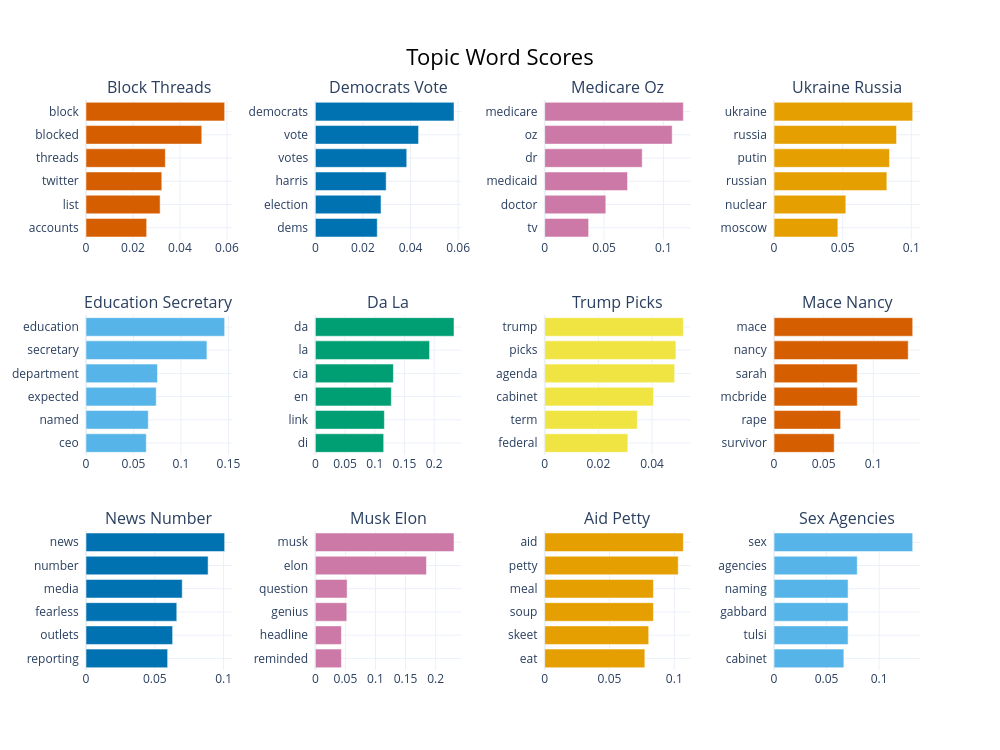

Notebook source saved alongside this figure:
### Markdown cell above
### 8.2 Top keywords per topic

### Code cell
topic_model.visualize_barchart(top_n_topics=12, n_words=6, custom_labels=True)

### Figure 1 — Plotly figure (JSON) as saved in the notebook; plotly's stock layout.template omitted (floating-point values rounded to 4 significant figures)
{"data": [{"marker": {"color": "#D55E00"}, "orientation": "h", "type": "bar", "x": [0.02583, 0.03156, 0.03228, 0.03378, 0.04929, 0.05904], "xaxis": "x", "y": ["accounts  ", "list  ", "twitter  ", "threads  ", "blocked  ", "block  "], "yaxis": "y"}, {"marker": {"color": "#0072B2"}, "orientation": "h", "type": "bar", "x": [0.02601, 0.02759, 0.02975, 0.0384, 0.04336, 0.05826], "xaxis": "x2", "y": ["dems  ", "election  ", "harris  ", "votes  ", "vote  ", "democrats  "], "yaxis": "y2"}, {"marker": {"color": "#CC79A7"}, "orientation": "h", "type": "bar", "x": [0.037, 0.05148, 0.06975, 0.08213, 0.1074, 0.1168], "xaxis": "x3", "y": ["tv  ", "doctor  ", "medicaid  ", "dr  ", "oz  ", "medicare  "], "yaxis": "y3"}, {"marker": {"color": "#E69F00"}, "orientation": "h", "type": "bar", "x": [0.04648, 0.05228, 0.08218, 0.08407, 0.08923, 0.101], "xaxis": "x4", "y": ["moscow  ", "nuclear  ", "russian  ", "putin  ", "russia  ", "ukraine  "], "yaxis": "y4"}, {"marker": {"color": "#56B4E9"}, "orientation": "h", "type": "bar", "x": [0.06346, 0.06557, 0.07394, 0.07526, 0.1273, 0.146], "xaxis": "x5", "y": ["ceo  ", "named  ", "expected  ", "department  ", "secretary  ", "education  "], "yaxis": "y5"}, {"marker": {"color": "#009E73"}, "orientation": "h", "type": "bar", "x": [0.115, 0.1162, 0.1278, 0.1313, 0.1922, 0.2333], "xaxis": "x6", "y": ["di  ", "link  ", "en  ", "cia  ", "la  ", "da  "], "yaxis": "y6"}, {"marker": {"color": "#F0E442"}, "orientation": "h", "type": "bar", "x": [0.03098, 0.03451, 0.04052, 0.04843, 0.04888, 0.05165], "xaxis": "x7", "y": ["federal  ", "term  ", "cabinet  ", "agenda  ", "picks  ", "trump  "], "yaxis": "y7"}, {"marker": {"color": "#D55E00"}, "orientation": "h", "type": "bar", "x": [0.0606, 0.06708, 0.08385, 0.08385, 0.1352, 0.1397], "xaxis": "x8", "y": ["survivor  ", "rape  ", "mcbride  ", "sarah  ", "nancy  ", "mace  "], "yaxis": "y8"}, {"marker": {"color": "#0072B2"}, "orientation": "h", "type": "bar", "x": [0.05933, 0.06295, 0.06597, 0.06994, 0.08874, 0.1008], "xaxis": "x9", "y": ["reporting  ", "outlets  ", "fearless  ", "media  ", "number  ", "news  "], "yaxis": "y9"}, {"marker": {"color": "#CC79A7"}, "orientation": "h", "type": "bar", "x": [0.04332, 0.04332, 0.05226, 0.05281, 0.1847, 0.2305], "xaxis": "x10", "y": ["reminded  ", "headline  ", "genius  ", "question  ", "elon  ", "musk  "], "yaxis": "y10"}, {"marker": {"color": "#E69F00"}, "orientation": "h", "type": "bar", "x": [0.07728, 0.08024, 0.08388, 0.08388, 0.103, 0.107], "xaxis": "x11", "y": ["eat  ", "skeet  ", "soup  ", "meal  ", "petty  ", "aid  "], "yaxis": "y11"}, {"marker": {"color": "#56B4E9"}, "orientation": "h", "type": "bar", "x": [0.06644, 0.07047, 0.07047, 0.07047, 0.07917, 0.132], "xaxis": "x12", "y": ["cabinet  ", "tulsi  ", "gabbard  ", "naming  ", "agencies  ", "sex  "], "yaxis": "y12"}], "layout": {"annotations": [{"font": {"size": 16}, "showarrow": false, "text": "Block Threads", "x": 0.0875, "xanchor": "center", "xref": "paper", "y": 1, "yanchor": "bottom", "yref": "paper"}, {"font": {"size": 16}, "showarrow": false, "text": "Democrats Vote", "x": 0.3625, "xanchor": "center", "xref": "paper", "y": 1, "yanchor": "bottom", "yref": "paper"}, {"font": {"size": 16}, "showarrow": false, "text": "Medicare Oz", "x": 0.6375, "xanchor": "center", "xref": "paper", "y": 1, "yanchor": "bottom", "yref": "paper"}, {"font": {"size": 16}, "showarrow": false, "text": "Ukraine Russia", "x": 0.9125, "xanchor": "center", "xref": "paper", "y": 1, "yanchor": "bottom", "yref": "paper"}, {"font": {"size": 16}, "showarrow": false, "text": "Education Secretary", "x": 0.0875, "xanchor": "center", "xref": "paper", "y": 0.6222, "yanchor": "bottom", "yref": "paper"}, {"font": {"size": 16}, "showarrow": false, "text": "Da La", "x": 0.3625, "xanchor": "center", "xref": "paper", "y": 0.6222, "yanchor": "bottom", "yref": "paper"}, {"font": {"size": 16}, "showarrow": false, "text": "Trump Picks", "x": 0.6375, "xanchor": "center", "xref": "paper", "y": 0.6222, "yanchor": "bottom", "yref": "paper"}, {"font": {"size": 16}, "showarrow": false, "text": "Mace Nancy", "x": 0.9125, "xanchor": "center", "xref": "paper", "y": 0.6222, "yanchor": "bottom", "yref": "paper"}, {"font": {"size": 16}, "showarrow": false, "text": "News Number", "x": 0.0875, "xanchor": "center", "xref": "paper", "y": 0.2444, "yanchor": "bottom", "yref": "paper"}, {"font": {"size": 16}, "showarrow": false, "text": "Musk Elon", "x": 0.3625, "xanchor": "center", "xref": "paper", "y": 0.2444, "yanchor": "bottom", "yref": "paper"}, {"font": {"size": 16}, "showarrow": false, "text": "Aid Petty", "x": 0.6375, "xanchor": "center", "xref": "paper", "y": 0.2444, "yanchor": "bottom", "yref": "paper"}, {"font": {"size": 16}, "showarrow": false, "text": "Sex Agencies", "x": 0.9125, "xanchor": "center", "xref": "paper", "y": 0.2444, "yanchor": "bottom", "yref": "paper"}], "height": 750, "hoverlabel": {"bgcolor": "white", "font": {"family": "Rockwell", "size": 16}}, "showlegend": false, "title": {"font": {"color": "Black", "size": 22}, "text": "Topic Word Scores", "x": 0.5, "xanchor": "center", "yanchor": "top"}, "width": 1000, "xaxis": {"anchor": "y", "domain": [0, 0.175], "showgrid": true}, "xaxis10": {"anchor": "y10", "domain": [0.275, 0.45], "showgrid": true}, "xaxis11": {"anchor": "y11", "domain": [0.55, 0.725], "showgrid": true}, "xaxis12": {"anchor": "y12", "domain": [0.825, 1], "showgrid": true}, "xaxis2": {"anchor": "y2", "domain": [0.275, 0.45], "showgrid": true}, "xaxis3": {"anchor": "y3", "domain": [0.55, 0.725], "showgrid": true}, "xaxis4": {"anchor": "y4", "domain": [0.825, 1], "showgrid": true}, "xaxis5": {"anchor": "y5", "domain": [0, 0.175], "showgrid": true}, "xaxis6": {"anchor": "y6", "domain": [0.275, 0.45], "showgrid": true}, "xaxis7": {"anchor": "y7", "domain": [0.55, 0.725], "showgrid": true}, "xaxis8": {"anchor": "y8", "domain": [0.825, 1], "showgrid": true}, "xaxis9": {"anchor": "y9", "domain": [0, 0.175], "showgrid": true}, "yaxis": {"anchor": "x", "domain": [0.7556, 1], "showgrid": true}, "yaxis10": {"anchor": "x10", "domain": [0, 0.2444], "showgrid": true}, "yaxis11": {"anchor": "x11", "domain": [0, 0.2444], "showgrid": true}, "yaxis12": {"anchor": "x12", "domain": [0, 0.2444], "showgrid": true}, "yaxis2": {"anchor": "x2", "domain": [0.7556, 1], "showgrid": true}, "yaxis3": {"anchor": "x3", "domain": [0.7556, 1], "showgrid": true}, "yaxis4": {"anchor": "x4", "domain": [0.7556, 1], "showgrid": true}, "yaxis5": {"anchor": "x5", "domain": [0.3778, 0.6222], "showgrid": true}, "yaxis6": {"anchor": "x6", "domain": [0.3778, 0.6222], "showgrid": true}, "yaxis7": {"anchor": "x7", "domain": [0.3778, 0.6222], "showgrid": true}, "yaxis8": {"anchor": "x8", "domain": [0.3778, 0.6222], "showgrid": true}, "yaxis9": {"anchor": "x9", "domain": [0, 0.2444], "showgrid": true}}}
